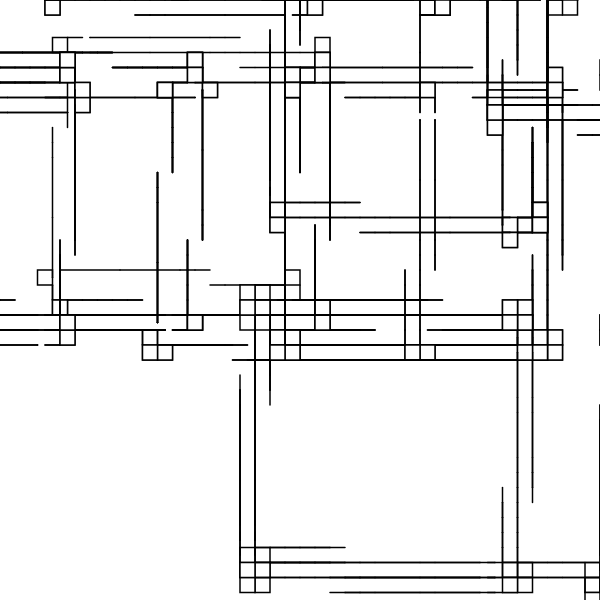
Frame 1 (no input)
Frame 60 (no input): identical to frame 1, image omitted
Frame 120 (the mouse pressed at the canvas centre since frame 60): identical to frame 1, image omitted

The p5.js sketch that drew this single still picture (run headless with seeded random() and noise() and a simulated clock; from frame 60 on, the mouse is pressed at the canvas centre):

// p5.js sketch
// ── sketch.js

// Point = P, Rectangle = R, line = F, Line*4 = D
// You can play around with length, angle, strokeweight, colors,...

let premise = 'F';
  let rules = {
    F: 'F-RFFFFFfFFDDP',

  }
let bigRule;


let length = 50;
let angle = 90;

function setup() {
  createCanvas(600, 600);
  angleMode(DEGREES);
  bigRule = resolveRules(premise, rules, 3);
  print(bigRule);
  
}

function draw() {
  background('white');
  stroke('black');
  strokeWeight(5);
  //noFill();
  translate(width / 2, height / 2);
  rotate(-90);
  scale(0.3);

  drawShape(bigRule);
   // angle += 1;
  // length += 0.1;
}

function resolveRules(startRule, rules, depth) {
  let endRule = '';
  for (let currentLetter of startRule) {
    if (currentLetter in rules) {
      endRule += rules[currentLetter];
    } else {
      endRule += currentLetter;
    }
  }
  if (depth >= 1) {
    endRule = resolveRules(endRule, rules, depth - 1);
  }
  return endRule;
}


function drawShape(rule)  {
  for (let c of rule) {
    if (c === 'F') {
      line(0, 0, length, 0);
      translate(length, 0);
    } else if (c === 'R') {
      rect(0, 0, length, length);
      translate(length, 0);
    } else if (c === 'P') {
      point(0, 0);
      translate(length/2, 0);
    } else if (c === 'D') {
      line(0, 0, length * 4, 0);
      translate(length*4, 0);
    } else if (c === 'f') {
      translate(0, length, 0);
    } else if (c === '+') {
      rotate(angle);
    } else if (c === '-') {
      rotate(-angle);
    } else if (c === '[') {
      push();
    } else if (c === ']') {
      pop();
    } else if (c === '>') {
      scale(1.2);
    } else if (c === '<') {
      scale(0.8);
   
    }
  }
}
